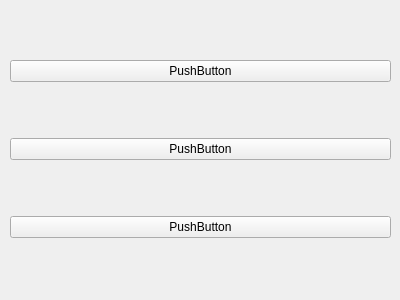
<?xml version="1.0" encoding="UTF-8"?>
<ui version="4.0">
 <class>Form</class>
 <widget class="QWidget" name="Form">
  <property name="geometry">
   <rect>
    <x>0</x>
    <y>0</y>
    <width>400</width>
    <height>300</height>
   </rect>
  </property>
  <property name="windowTitle">
   <string>Form</string>
  </property>
  <widget class="QWidget" name="gridLayoutWidget">
   <property name="geometry">
    <rect>
     <x>10</x>
     <y>10</y>
     <width>381</width>
     <height>281</height>
    </rect>
   </property>
   <layout class="QGridLayout" name="gridLayout">
    <item row="1" column="0">
     <widget class="QPushButton" name="pushButton_2">
      <property name="text">
       <string>PushButton</string>
      </property>
     </widget>
    </item>
    <item row="0" column="0">
     <widget class="QPushButton" name="pushButton">
      <property name="text">
       <string>PushButton</string>
      </property>
     </widget>
    </item>
    <item row="2" column="0">
     <widget class="QPushButton" name="pushButton_3">
      <property name="text">
       <string>PushButton</string>
      </property>
     </widget>
    </item>
   </layout>
  </widget>
 </widget>
 <resources/>
 <connections/>
</ui>
